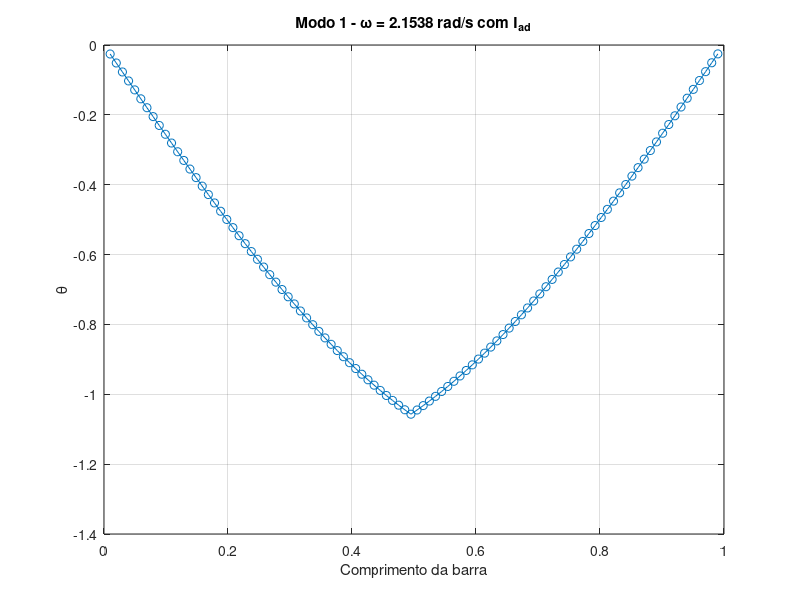
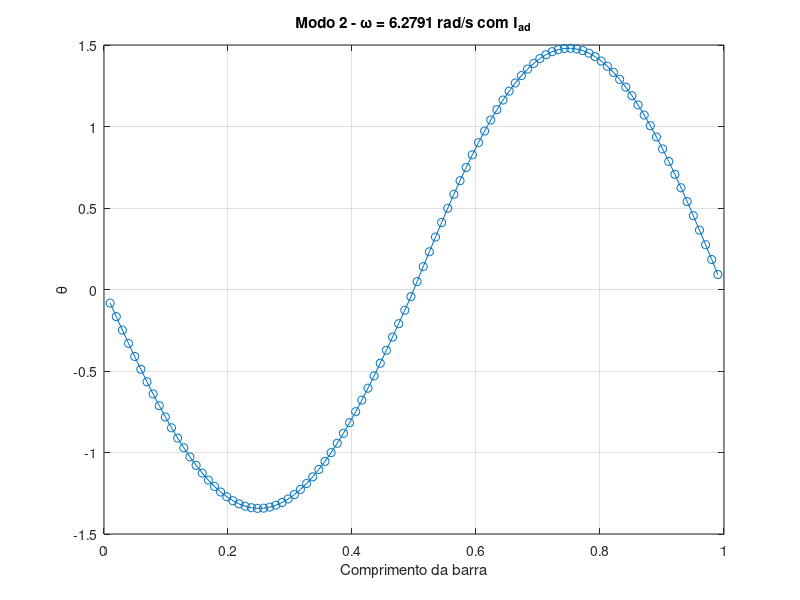
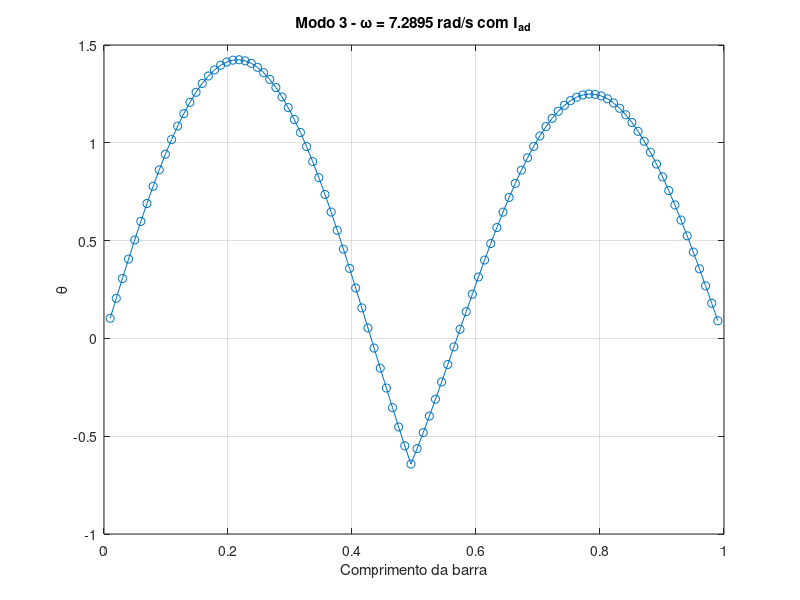
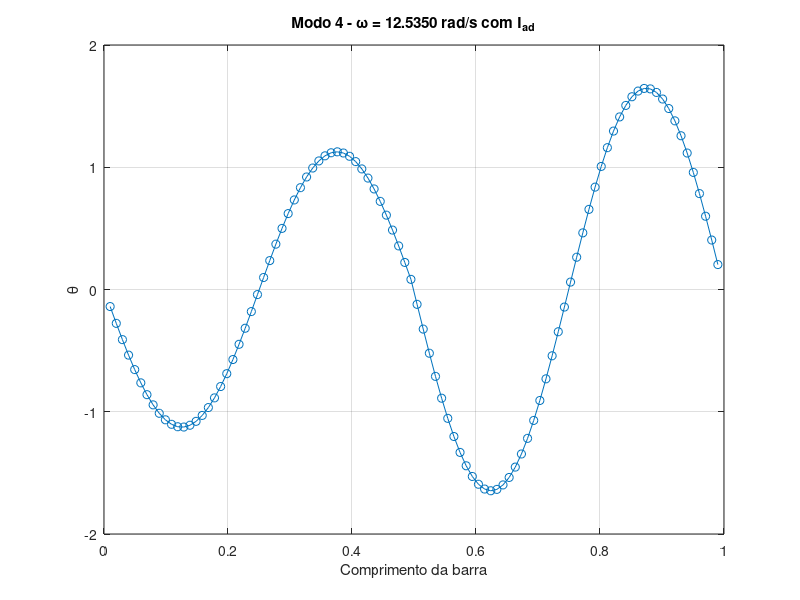

Reproduce these figures in MATLAB, in order.
% Parâmetros do problema
L = 1.0;               % comprimento da barra (m)
N = 100;                % número de graus de liberdade
rho = 1.0;             % densidade linear (kg/m)
G = 1.0;               % módulo de cisalhamento (Pa)
J = 1.0;               % momento polar de inércia (m^4)

I_ad = 0.5;            % inércia rotacional concentrada no meio (valor arbitrário)

dx = L / (N + 1);      % comprimento de cada elemento

% Montagem da matriz de rigidez torcional [Kθ]
k0 = G * J / dx;
K = zeros(N, N);
for i = 1:N
    if i > 1
        K(i, i-1) = -k0;
    end
    K(i, i) = 2*k0;
    if i < N
        K(i, i+1) = -k0;
    end
end

% Montagem da matriz de inércia [I] com inércia adicional no meio
I_rot = rho * dx;        % inércia rotacional de cada elemento
I = I_rot * eye(N);      % matriz diagonal

% Adicionando inércia concentrada no meio do vão
meio = round(N / 2);     % índice do grau de liberdade central
I(meio, meio) += I_ad;   % soma da inércia adicional

% Resolvendo o problema generalizado de autovalor
[Phi, D] = eig(K, I);
omegas = sqrt(diag(D));   % frequências naturais rad/s
f_numerico = omegas / (2*pi);  % frequências em Hz

% Solução exata contínua (sem inércia adicional, para comparação)
n_modes = min(5, N);
omega_analitico = (1:n_modes)' * pi;
f_analitico = omega_analitico / (2*pi);

% Exibindo os resultados
disp('Modo   omega_numérico (rad/s)   f_numérico (Hz)   omega_analítico (rad/s)   f_analitico (Hz)');
for i = 1:n_modes
    fprintf('%4d   %20.6f   %14.6f   %23.6f   %16.6f\n', ...
        i, omegas(i), f_numerico(i), omega_analitico(i), f_analitico(i));
end

% Plotando os primeiros modos de vibração
for mode = 1:n_modes
    figure;
    plot(linspace(dx, L-dx, N), Phi(:, mode), '-o');
    title(['Modo ', num2str(mode), ...
        ' - \omega = ', num2str(omegas(mode), '%.4f'), ' rad/s com I_{ad}']);
    xlabel('Comprimento da barra');
    ylabel('\theta');
    grid on;
end

